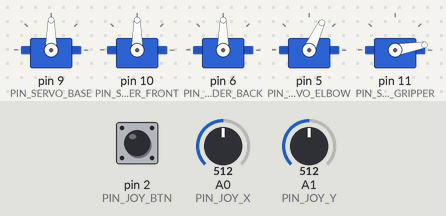
The sketch below on a simulated Arduino Uno, built with avr-gcc and run on an emulated ATmega328P. Shown: 5 × servo. Inputs (shaded band) come from the test bench; at power-on: A0 (PIN_JOY_X) = 512, pin 2 (PIN_JOY_BTN) HIGH, A1 (PIN_JOY_Y) = 512. What the sketch prints to the serial monitor is not drawn.

Above: at 1.2 s.
1.3 s: A0 (PIN_JOY_X) set to 535
2.8 s: A0 (PIN_JOY_X) set to 554
At 4.6 s:
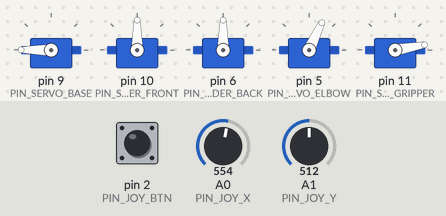
4.9 s: pin 2 (PIN_JOY_BTN) pulled LOW for 0.15 s
At 5.5 s:
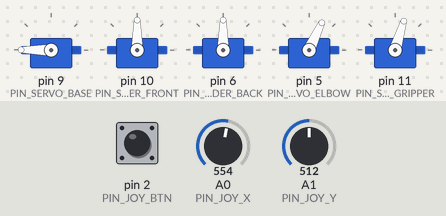
6.5 s: A1 (PIN_JOY_Y) set to 536
8.0 s: A1 (PIN_JOY_Y) set to 554
At 9.8 s:
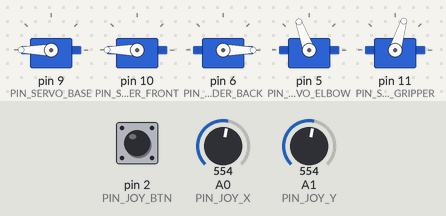
10.1 s: pin 2 (PIN_JOY_BTN) pulled LOW for 1 s
At 10.4 s:
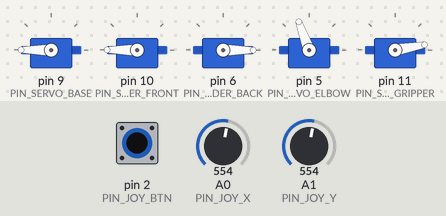
Timing chart, 0 to 13.1 s (numbered marks = the images above; inputs shaded):
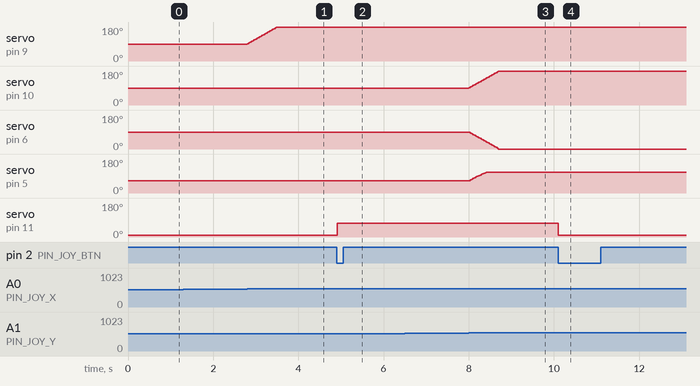

Measured:
- the behaviour switches between 542 and 543 on A0 (PIN_JOY_X) (found by bisection; images 0 and 1)
- the behaviour switches between 542 and 543 on A1 (PIN_JOY_Y) (found by bisection; images 2 and 3)
- after the input at 1.3 s, every drawn part: stays the same
- after the input at 2.8 s, servo on pin 9 (PIN_SERVO_BASE): moves from 90° to 180° over 0.68 s, starting at once
- after the input at 4.9 s, servo on pin 11 (PIN_SERVO_GRIPPER): 10° → 73° at once
- after the input at 6.5 s, every drawn part: stays the same
- after the input at 8.0 s, servo on pin 10 (PIN_SERVO_SHOULDER_FRONT): moves from 90° to 180° over 0.69 s, starting at once; servo on pin 6 (PIN_SERVO_SHOULDER_BACK): moves from 90° to 0° over 0.69 s, starting at once; servo on pin 5 (PIN_SERVO_ELBOW): moves from 65° to 110° over 0.41 s, starting at once
- after the input at 10.1 s, servo on pin 11 (PIN_SERVO_GRIPPER): 73° → 10° at once

The sketch:

robotic_arm_i341.ino
```cpp
#include <Servo.h>
#include <math.h>

// Define all 5 servos
Servo servoBase;
Servo servoShoulderFront;
Servo servoShoulderBack;
Servo servoElbow;
Servo servoGripper;

// Pin definitions
const int PIN_JOY_X     = A0;
const int PIN_JOY_Y     = A1;
const int PIN_JOY_BTN   = 2;

const int PIN_SERVO_BASE           = 9;
const int PIN_SERVO_SHOULDER_FRONT = 10;
const int PIN_SERVO_SHOULDER_BACK  = 6;
const int PIN_SERVO_ELBOW          = 5;
const int PIN_SERVO_GRIPPER        = 11;

// Control parameters
const int DEADZONE    = 30;
const int SPEED       = 2;
const int ELBOW_SPEED = 2;   // bumped to match shoulder so elbow keeps up

// Gravity compensation — when the shoulder is horizontal the elbow
// needs extra angle to hold the top up against gravity.
// Increase GRAVITY_OFFSET if the top still droops; decrease if it overcorrects.
const int GRAVITY_OFFSET = 20;

// Gripper positions (adjust after testing)
const int GRIPPER_OPEN   = 10;
const int GRIPPER_CLOSED = 73;

// Elbow range — expanded to give gravity compensation room to work
const int ELBOW_MIN = 30;
const int ELBOW_MAX = 110;

// Servo positions
int posBase     = 90;
int posShoulder = 90;
int posElbow    = 45;

// Gripper state
bool gripperClosed = false;
bool lastBtnState  = HIGH;

void setup() {
  servoBase.attach(PIN_SERVO_BASE);
  servoShoulderFront.attach(PIN_SERVO_SHOULDER_FRONT);
  servoShoulderBack.attach(PIN_SERVO_SHOULDER_BACK);
  servoElbow.attach(PIN_SERVO_ELBOW);
  servoGripper.attach(PIN_SERVO_GRIPPER);

  servoBase.write(posBase);
  servoShoulderFront.write(posShoulder);
  servoShoulderBack.write(180 - posShoulder);
  servoElbow.write(applyGravityComp(posElbow, posShoulder));
  servoGripper.write(GRIPPER_OPEN);

  pinMode(PIN_JOY_BTN, INPUT_PULLUP);

  Serial.begin(9600);
  Serial.println("5-Servo Arm Ready — gravity compensation ON");
}

void loop() {
  // ===== BASE ROTATION (X-axis) =====
  int rawX    = analogRead(PIN_JOY_X);
  int offsetX = rawX - 512;

  if (abs(offsetX) > DEADZONE) {
    if (offsetX > 0) posBase = min(posBase + SPEED, 180);
    else             posBase = max(posBase - SPEED, 0);
    servoBase.write(posBase);
  }

  // ===== DUAL SHOULDER + ELBOW (Y-axis) =====
  int rawY    = analogRead(PIN_JOY_Y);
  int offsetY = rawY - 512;

  if (abs(offsetY) > DEADZONE) {
    if (offsetY > 0) posShoulder = min(posShoulder + SPEED, 180);
    else             posShoulder = max(posShoulder - SPEED, 0);

    servoShoulderFront.write(posShoulder);
    servoShoulderBack.write(180 - posShoulder);

    if (offsetY > 0) posElbow = min(posElbow + ELBOW_SPEED, ELBOW_MAX);
    else             posElbow = max(posElbow - ELBOW_SPEED, ELBOW_MIN);
  }

  // Always write elbow with gravity compensation applied
  servoElbow.write(applyGravityComp(posElbow, posShoulder));

  // ===== GRIPPER TOGGLE (Button) =====
  bool currentBtnState = digitalRead(PIN_JOY_BTN);

  if (currentBtnState == LOW && lastBtnState == HIGH) {
    gripperClosed = !gripperClosed;
    servoGripper.write(gripperClosed ? GRIPPER_CLOSED : GRIPPER_OPEN);

    Serial.print(">>> Gripper: ");
    Serial.println(gripperClosed ? "CLOSED" : "OPEN");

    delay(200);
  }
  lastBtnState = currentBtnState;

  delay(15);
}

// Adds a gravity compensation offset to the elbow angle.
// cos() peaks at 1 when the shoulder is horizontal (90°) and
// falls to 0 when the arm points straight up or down — which
// matches how gravity's effect on the joint actually behaves.
int applyGravityComp(int elbowAngle, int shoulderAngle) {
  float rad     = (shoulderAngle - 90.0) * PI / 180.0;
  int   gravComp = (int)(GRAVITY_OFFSET * cos(rad));
  return constrain(elbowAngle + gravComp, ELBOW_MIN, ELBOW_MAX);
}
```
